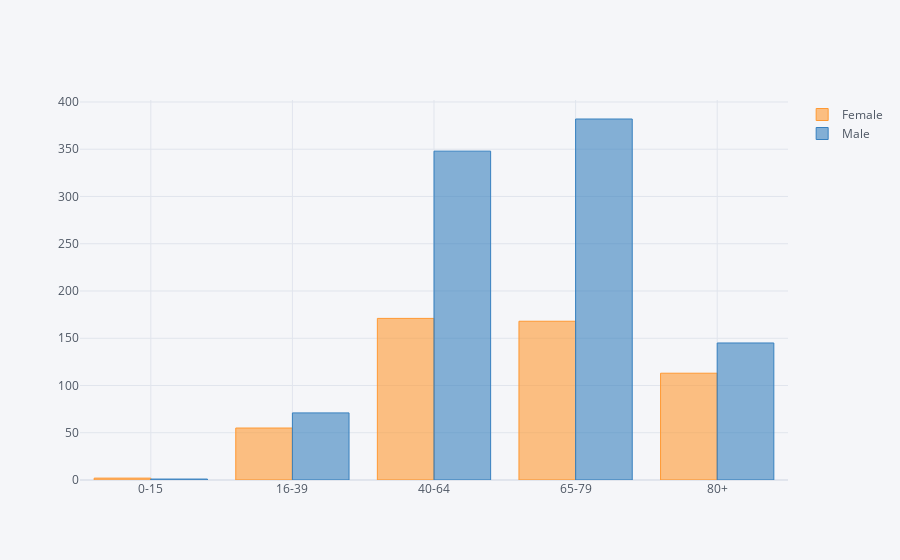

The code cell stored with this chart in its notebook:
### Code cell
gi.pivot("AGE", "GENDER", "EPISODIO").iplot(kind='bar')

### Figure 1 — Plotly figure (JSON) as saved in the notebook; plotly's stock layout.template omitted (floating-point values rounded to 4 significant figures)
{"data": [{"marker": {"color": "rgba(255, 153, 51, 0.6)", "line": {"color": "rgba(255, 153, 51, 1.0)", "width": 1}}, "name": "Female", "orientation": "v", "text": "", "type": "bar", "x": ["0-15", "16-39", "40-64", "65-79", "80+"], "y": [2, 55, 171, 168, 113]}, {"marker": {"color": "rgba(55, 128, 191, 0.6)", "line": {"color": "rgba(55, 128, 191, 1.0)", "width": 1}}, "name": "Male", "orientation": "v", "text": "", "type": "bar", "x": ["0-15", "16-39", "40-64", "65-79", "80+"], "y": [1, 71, 348, 382, 145]}], "layout": {"legend": {"bgcolor": "#F5F6F9", "font": {"color": "#4D5663"}}, "paper_bgcolor": "#F5F6F9", "plot_bgcolor": "#F5F6F9", "title": {"font": {"color": "#4D5663"}}, "xaxis": {"gridcolor": "#E1E5ED", "showgrid": true, "tickfont": {"color": "#4D5663"}, "title": {"font": {"color": "#4D5663"}, "text": ""}, "zerolinecolor": "#E1E5ED"}, "yaxis": {"gridcolor": "#E1E5ED", "showgrid": true, "tickfont": {"color": "#4D5663"}, "title": {"font": {"color": "#4D5663"}, "text": ""}, "zerolinecolor": "#E1E5ED"}}}
